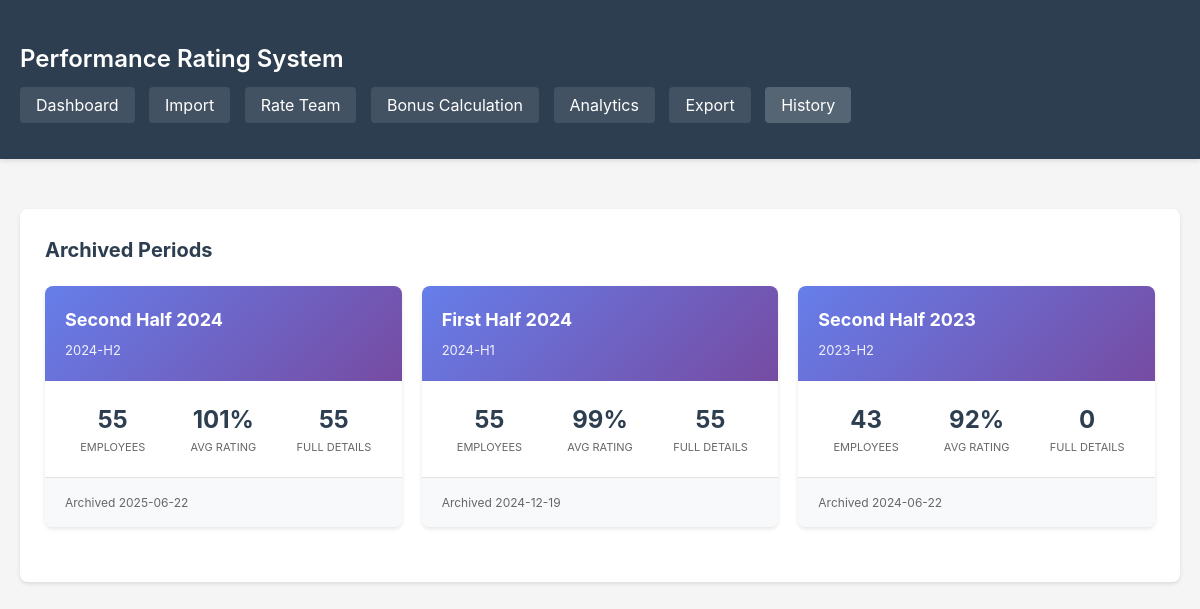
Before: /history with the older database file.
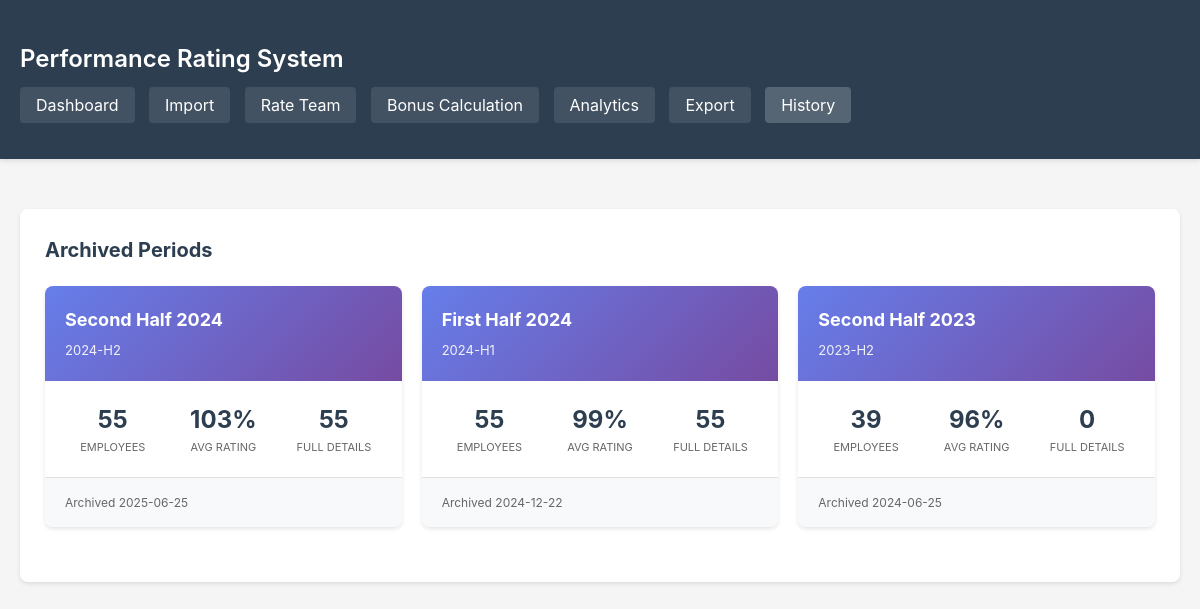
After: the same page with the newer database file.
### models.py (models this page shows, shortened)
class Period(Base):
    __tablename__ = 'periods'
    id = Column(String, primary_key=True)  # e.g., "2024-H1", "2025-Q1"
    name = Column(String, nullable=False)  # e.g., "First Half 2024"
    archived_at = Column(DateTime)
    notes = Column(Text)  # Manager notes about this period

### app.py (the view)
@app.route('/history')
def history_page():
    db = get_db()
    try:
        periods = db.query(Period).order_by(Period.archived_at.desc()).all()
        period_data = []
        for period in periods:
            snapshots = db.query(RatingSnapshot).filter(
                RatingSnapshot.period_id == period.id
            ).all()
            ratings = [s.performance_rating for s in snapshots if s.performance_rating is not None]
            avg_rating = sum(ratings) / len(ratings) if ratings else None
            full_details_count = sum(1 for s in snapshots if s.has_full_details)
            period_data.append({
                'id': period.id,
                'period_id': period.id,
                'name': period.name,
                'archived_at': period.archived_at.strftime('%Y-%m-%d') if period.archived_at else 'Unknown',
                'snapshot_count': len(snapshots),
                'avg_rating': avg_rating,
                'full_details_count': full_details_count
            })
        return render_template('history.html', periods=period_data)
    finally:
        db.close()

### app.py (called while the page is built)
@app.context_processor
def inject_global_context():
    currency_code, currency_symbol = get_manager_currency()
    currency_format = get_currency_format(currency_code)
    return {
        'demo_mode': DEMO_MODE,
        'rating_thresholds': {
            'high': RATING_THRESHOLD_HIGH,
            'mid': RATING_THRESHOLD_MID,
            'low': RATING_THRESHOLD_LOW
        },
        'currency': currency_format
    }

@app.before_request
def log_demo_request():
    if DEMO_MODE and request.endpoint not in ('static', 'health_check'):
        from demo_mode import get_session_id, _log
        sid = get_session_id()[:8]
        _log(f">>> {request.method} {request.path} [session:{sid}]")

@app.after_request
def add_demo_session_cookie(response):
    if DEMO_MODE:
        return demo_response_wrapper(response)
    return response

def get_currency_format(currency_code):
    default = {'symbol': currency_code, 'position': 'before', 'space': False}
    fmt = CURRENCY_FORMATS.get(currency_code, default)
    return {
        'code': currency_code,
        'symbol': fmt['symbol'],
        'position': fmt['position'],
        'space': fmt['space'],
    }

### templates/history.html (shortened to what this page needs)
{% extends "base.html" %}
{% block content %}
<div id="periodListView">
    <div class="card">
        <h2>Archived Periods</h2>
        {% if periods %}
        <div class="period-grid">
            {% for period in periods %}
            <div class="period-card" onclick="loadPeriodDetail('{{ period.id }}')">
                <div class="period-card-header">
                    <h3>{{ period.name }}</h3>
                    <div class="period-id">{{ period.period_id }}</div>
                </div>
                <div class="period-card-body">
                    <div class="period-stats">
                        <div class="period-stat">
                            <div class="value">{{ period.snapshot_count }}</div>
                            <div class="label">Employees</div>
                        </div>
                        <div class="period-stat">
                            <div class="value">{{ "%.0f"|format(period.avg_rating) if period.avg_rating else "-" }}%</div>
                            <div class="label">Avg Rating</div>
                        </div>
                        <div class="period-stat">
                            <div class="value">{{ period.full_details_count }}</div>
                            <div class="label">Full Details</div>
                        </div>
                    </div>
                </div>
                <div class="period-card-footer">
                    Archived {{ period.archived_at }}
                </div>
            </div>
            {% endfor %}
        </div>
        {% endif %}
    </div>
</div>
{% endblock %}

Changed rows visible on the page:
changed Period "Second Half 2024": avg_rating "101" → "103"; archived_at "2025-06-22" → "2025-06-25"
changed Period "First Half 2024": archived_at "2024-12-19" → "2024-12-22"
changed Period "Second Half 2023": snapshot_count "43" → "39"; avg_rating "92" → "96"; archived_at "2024-06-22" → "2024-06-25"
